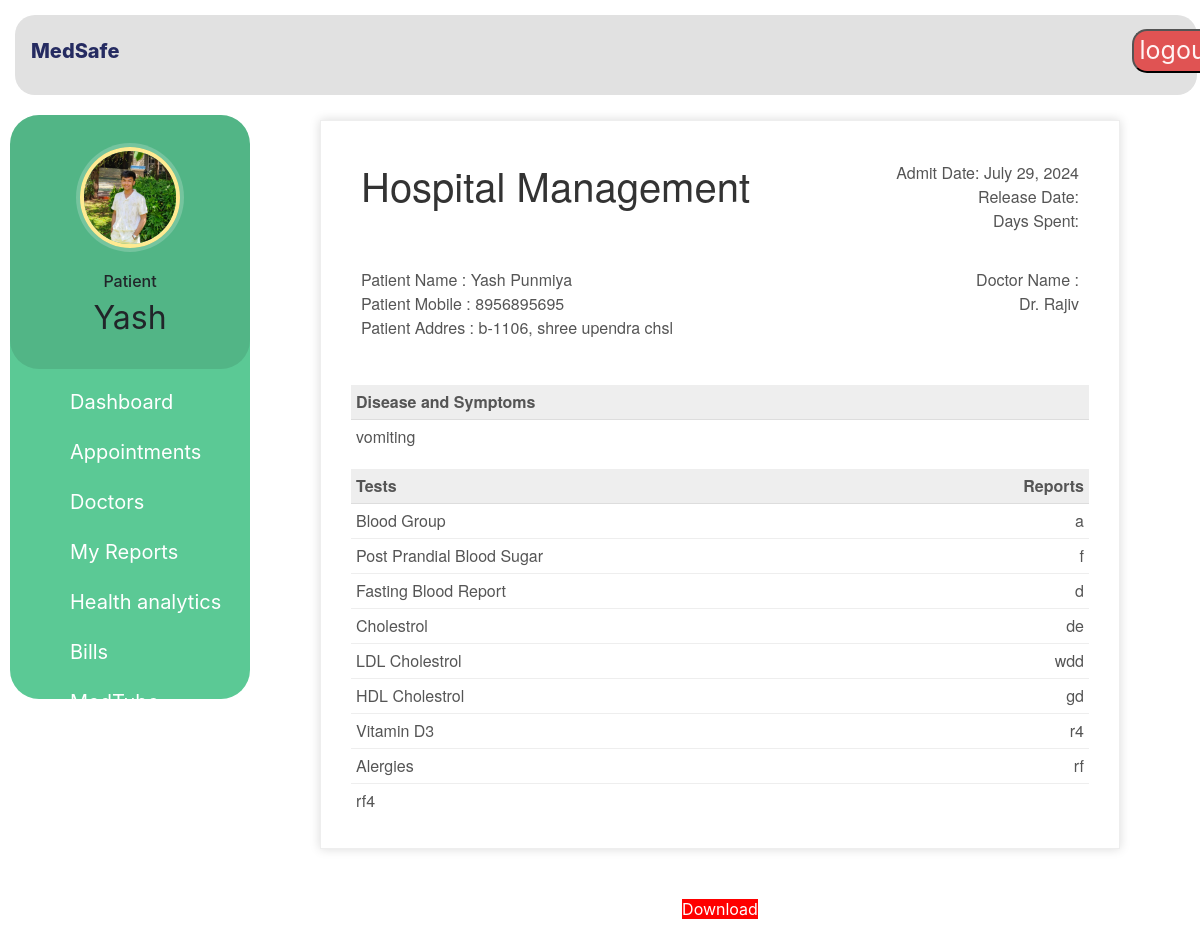
The app's page /patient-report-view (signed in) with its own data.
### hospital/models.py (models this page shows, shortened)
class Patient(models.Model):
    user=models.OneToOneField(User,on_delete=models.CASCADE)
    profile_pic= models.ImageField(upload_to='profile_pic/PatientProfilePic/',null=True,blank=True)
    address = models.CharField(max_length=40)
    mobile = models.CharField(max_length=20,null=False)
    symptoms = models.CharField(max_length=100,null=False)
    assignedDoctorId = models.PositiveIntegerField(null=True)
    admitDate=models.DateField(auto_now=True)
    status=models.BooleanField(default=False)
    @property
    def get_name(self):
        return self.user.first_name+" "+self.user.last_name
    def __str__(self):
        return self.user.first_name+" ("+self.symptoms+")"

class PatientReport(models.Model):
    patientId=models.PositiveIntegerField(null=True)
    patientName=models.CharField(max_length=40)
    assignedDoctorName=models.CharField(max_length=40)
    address = models.CharField(max_length=40)
    mobile = models.CharField(max_length=20,null=True)
    symptoms = models.CharField(max_length=100,null=True)
    admitDate=models.DateField(null=False)
    todayDate=models.DateField(null=False)
    BloodGroup=models.CharField(max_length=10)
    PostPrandialBloodSugar=models.CharField(max_length=20)
    FastingBloodReport=models.CharField(max_length=20)
    Cholestrol=models.CharField(max_length=20)
    LDLCholestrol=models.CharField(max_length=20)
    HDLCholestrol=models.CharField(max_length=20)
    VitaminD3=models.CharField(max_length=20)
    Alergies=models.CharField(max_length=20)
    OtherReports=models.CharField(max_length=20)

### hospital/views.py (the view)
# urls.py: path('patient-report-view', views.patient_report_view,name='patient-report-view'),
@login_required(login_url='patientlogin')
@user_passes_test(is_patient)
def patient_report_view(request):
    patient=models.Patient.objects.get(user_id=request.user.id) #for profile picture of patient in sidebar
    reportDetails=models.PatientReport.objects.all().filter(patientId=patient.id).order_by('-id')[:1]
    patientDict=None
    if reportDetails:
        patientDict ={
        'is_discharged':True,
        'patient':patient,
        'patientId':patient.id,
        'patientName':patient.get_name,
        'assignedDoctorName':reportDetails[0].assignedDoctorName,
        'address':patient.address,
        'mobile':patient.mobile,
        'symptoms':patient.symptoms,
        'admitDate':patient.admitDate,
        'todayDate':reportDetails[0].todayDate,
        'bloodgroup':reportDetails[0].BloodGroup,
        'postprandialbloodsugar':reportDetails[0].PostPrandialBloodSugar,
        'fastingbloodreport':reportDetails[0].FastingBloodReport,
        'cholestrol':reportDetails[0].Cholestrol,
        'LDLCholestrol':reportDetails[0].LDLCholestrol,
        'HDLCholestrol':reportDetails[0].HDLCholestrol,
        'vitaminD3':reportDetails[0].VitaminD3,
        'alergies':reportDetails[0].Alergies,
        'otherreports':reportDetails[0].OtherReports,
        }
        print(patientDict)
    else:
        patientDict={
            'is_discharged':False,
            'patient':patient,
            'patientId':request.user.id,
        }
    return render(request,'hospital/patient_report_view.html',context=patientDict)

### hospital/views.py (called while the page is built)
def is_patient(user):
    return user.groups.filter(name='PATIENT').exists()

### templates/hospital/patient_report_view.html (shortened to what this page needs)
{% extends 'hospital/patient_base.html' %}
{% load static %}
{% block content %}
<head>
</head>
<br><br><br>
{%if is_discharged%}
<div class="invoice-box">
  <table cellpadding="0" cellspacing="0">
    <tr class="top">
      <td colspan="2">
        <table>
          <tr>
            <td class="title">
              <h1>Hospital Management</h1>
            </td>
            <td>
              Admit Date: {{admitDate}}<br>
              Release Date: {{releaseDate}}<br>
              Days Spent: {{daySpent}}
            </td>
          </tr>
        </table>
      </td>
    </tr>
    <tr class="information">
      <td colspan="2">
        <table>
          <tr>
            <td>
              Patient Name : {{patientName}}<br>
              Patient Mobile : {{mobile}}<br>
              Patient Addres : {{address}}<br>
            </td>
            <td>
              Doctor Name :<br>
              {{assignedDoctorName}}<br>
            </td>
          </tr>
        </table>
      </td>
    </tr>
    <tr class="heading">
      <td>
        Disease and Symptoms
      </td>
      <td>
      </td>
    </tr>
    <tr class="details">
      <td>
        {{symptoms}}
      </td>
    </tr>
    <tr class="heading">
      <td>Tests</td>
      <td>Reports</td>
    </tr>
    <tr class="item">
      <td>Blood Group</td>
      <td>{{bloodgroup}}</td>
    </tr>
    <tr class="item">
      <td>Post Prandial Blood Sugar</td>
      <td>{{postprandialbloodsugar}}</td>
    </tr>
    <tr class="item">
      <td>Fasting Blood Report</td>
      <td>{{fastingbloodreport}}</td>
    </tr>
    <tr class="item">
      <td>Cholestrol</td>
      <td>{{cholestrol}}</td>
    </tr>
    <tr class="item">
      <td>LDL Cholestrol</td>
      <td>{{LDLCholestrol}}</td>
    </tr>
    <tr class="item">
      <td>HDL Cholestrol</td>
      <td>{{HDLCholestrol}}</td>
    </tr>
    <tr class="item">
      <td>Vitamin D3</td>
      <td>{{vitaminD3}}</td>
    </tr>
    <tr class="item">
      <td>Alergies</td>
      <td>{{alergies}}</td>
    </tr>
    <tr class="item last">
      <td>{{otherreports}}</td>
    </tr>
  </table>
</div>
<br><br>
<div class="download">
  <a style="background:red;" href="{% url 'report-pdf' patientId  %}">Download</a>
</div>
{%else%}
<h5 style="text-align:center;">You Are Not Given Any Report By Hospital !</h5>
<h5 style="text-align:center;">Please wait to tupdate your reports !</h5><br><br>
{%endif%}
<br><br><br><br><br><br><br><br>
{% endblock content %}

### templates/hospital/patient_base.html (shortened to what this page needs)
<!DOCTYPE html>
{% load static %}
<html lang="en">
<head>
  <link rel="stylesheet" href="https://stackpath.bootstrapcdn.com/bootstrap/4.3.1/css/bootstrap.min.css">
  <link rel="stylesheet" href="https://maxcdn.bootstrapcdn.com/font-awesome/4.7.0/css/font-awesome.min.css">
</head>
<body>
  <nav class="menu" tabindex="0">
    <header class="avatar">
      <img src="{% static patient.profile_pic.url %}" alt="Profile Pic" />
      <br><br>
      <h6>Patient</h6>
      <h2>{{request.user.first_name}}</h2>
    </header>
    <ul>
      <li tabindex="0" style="font-size: 20px;" class="icon-dashboard"> <a style="color:white; text-decoration:none;" href="/patient-dashboard"><span>Dashboard</span></a> </li>
      <li tabindex="0" style="font-size: 20px;" class="icon-calendar"> <a style="color:white; text-decoration:none;" href="/patient-appointment"><span>Appointments</span></a></li>
      <li tabindex="0" style="font-size: 20px;" class="icon-users"> <a style="color:white; text-decoration:none;" href="/patient-view-doctor"><span>Doctors</span></a></li>
      <li tabindex="0" style="font-size: 20px;" class="icon-users"> <a style="color:white; text-decoration:none;" href="/patient-reports"><span>My Reports</span></a></li>
      <li tabindex="0" style="font-size: 20px;" class="icon-users"> <a style="color:white; text-decoration:none;" href="/patient-graph"><span>Health analytics</span></a></li>
      <li tabindex="0" style="font-size: 20px;" class="icon-users"> <a style="color:white; text-decoration:none;" href="/patient-discharge"><span>Bills</span></a></li>
      <li tabindex="0" style="font-size: 20px;" class="icon-users"> <a style="color:white; text-decoration:none;" href="/patient_medtube"><span>MedTube</span></a></li>
      <li tabindex="0" style="font-size: 20px;" class="icon-users"> <a style="color:white; text-decoration:none;" href="/chat_bot"><span>MedBot Ai</span></a></li>
      <li tabindex="0" style="font-size: 20px;" class="icon-users"> <a style="color:white; text-decoration:none;" href="/patient-chat-view"><span>1-1 Chat</span></a></li>
    </ul>
  </nav>
  <main>
    <div class="bs-example">
      <nav class="navbar navbar-expand-md  navbar-dark fixed-top">
        <a href="/patient-dashboard" class="navbar-brand" style="color: #252B61;" style="font-size: 25px;">MedSafe</a>
        <div class="collapse navbar-collapse justify-content-between" id="navbarCollapse">
          <div class="navbar-nav" style=" margin-left: 95%;">
            <form method="post" action="logout/">
              <button type="submit" class="logout">logout</button>
          </form>
          </div>
        </div>
      </nav>
    </div>
    <br><br>
    {% block content %}
    {% endblock content %}
    <br><br><br><br><br><br><br>
  </main>
</body>
</html>

### templates/hospital/patient_base.html (style rules this page uses)
a:link { text-decoration: none; }
a { color: white; }
body { padding-left: 240px; }
main { position: relative; height: 100vh; }
.menu { background: #5bc995; border-radius: 29px; height: 73vh; width: 240px; position: fixed; top: 145px; margin-left: 10px; left: 0; z-index: 5; outline: none; }
.menu .avatar { background: rgba(0, 0, 0, 0.1); padding: 2em 0.5em; text-align: center; border-radius: 29px; }
.menu .avatar img { width: 100px; border-radius: 50%; overflow: hidden; border: 4px solid #ffea92; box-shadow: 0 0 0 4px rgba(255, 255, 255, 0.2); }
.menu .avatar h2 { font-weight: normal; margin-bottom: 0; }
.menu ul { list-style: none; padding: 0.5em 0; margin: 0; }
.menu ul li { padding: 0.5em 1em 0.5em 3em; font-size: 0.95em; font-weight: regular; background-repeat: no-repeat; background-position: left 15px center; background-size: auto 20px; transition: all 0.15s linear; cursor: pointer; }
.menu ul li.icon-dashboard { background-image: url("http://www.entypo.com/images//gauge.svg"); }
.menu ul li.icon-users { background-image: url("http://www.entypo.com/images//users.svg"); }
.menu ul li.icon-calendar { background-image: url("http://www.entypo.com/images//calendar.svg"); }
.bs-example { width: 110%; height: 80px; background-color: #E1E1E1; border-radius: 20px; margin: 15px; position: relative; right: 240px; }
.navbar-brand { margin-top: 8.5px; margin-left: 5px ; font-weight: 800; }
.logout { background-color: #e05353; color: rgb(255, 244, 244); border-radius: 15px; font-size: 25px; }

### templates/hospital/patient_report_view.html (style rules this page uses)
.menu { margin-top:65px; }
.invoice-box { max-width: 800px; margin: auto; padding: 30px; border: 1px solid #eee; box-shadow: 0 0 10px rgba(0, 0, 0, .15); font-size: 16px; line-height: 24px; font-family: 'Helvetica Neue', 'Helvetica', Helvetica, Arial, sans-serif; color: #555; }
.invoice-box table { width: 100%; line-height: inherit; text-align: left; }
.invoice-box table td { padding: 5px; vertical-align: top; }
.invoice-box table tr td:nth-child(2) { text-align: right; }
.invoice-box table tr.top table td { padding-bottom: 20px; }
.invoice-box table tr.top table td.title { font-size: 45px; line-height: 45px; color: #333; }
.invoice-box table tr.information table td { padding-bottom: 40px; }
.invoice-box table tr.heading td { background: #eee; border-bottom: 1px solid #ddd; font-weight: bold; }
.invoice-box table tr.details td { padding-bottom: 20px; }
.invoice-box table tr.item td { border-bottom: 1px solid #eee; }
.invoice-box table tr.item.last td { border-bottom: none; }
.menu { top: 50px; }
.download { text-align: center; display: block; }
.bs-example { width: 98.5%; height: 80px; background-color: #E1E1E1; border-radius: 20px; margin: 15px; position: fixed; left: 0px; }
.navbar-brand { margin-top: 21px; margin-left: 15px; }
.navbar-nav { margin-top: 21px; }

### records on screen
Patient: profile_pic (picture), admitDate "July 29, 2024", mobile "8956895695", address "b-1106, shree upendra chsl", symptoms "vomiting"
PatientReport: patientName "Yash Punmiya", assignedDoctorName "Dr. Rajiv", Cholestrol "de", LDLCholestrol "wdd", HDLCholestrol "gd", VitaminD3 "r4", Alergies "rf", OtherReports "rf4"

### other values on screen
{{ request.user.first_name }} "Yash"
{{ bloodgroup }} "a"
{{ postprandialbloodsugar }} "f"
{{ fastingbloodreport }} "d"
